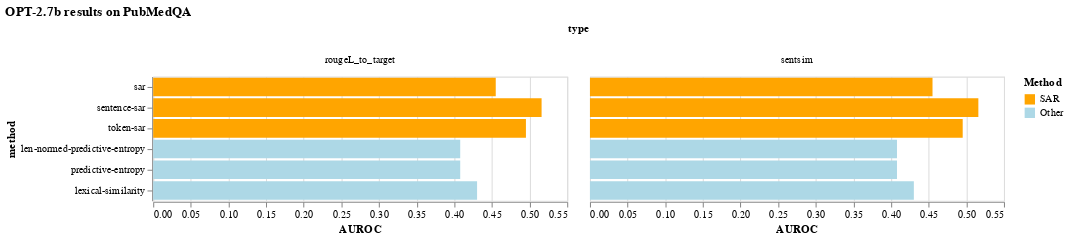

Notebook cell for this chart:
### Markdown cell above
#### OPT

### Code cell
txt_to_csv("opt")
opt_df = pd.read_csv("uncertainty_estimation_results_opt.csv")
opt_df["Method"] = ["SAR" if "sar" in method else "Other" for method in opt_df["method"]]
opt_df.head()

alt.Chart(opt_df, title="OPT-2.7b results on PubMedQA").mark_bar().encode(
    alt.Column("type"),
    alt.Y("method", sort=None),
    alt.X("AUROC"),
    color=alt.Color("Method", scale=alt.Scale(domain=("SAR", "Other"), range=["orange", "lightblue"]))
)

### Figure 1 — Vega-Lite specification as saved in the notebook (floating-point values rounded to 4 significant figures)
{"config": {"view": {"continuousWidth": 400, "continuousHeight": 300}}, "data": {"name": "data-b5821549f187909599a719aa1eebc5b4"}, "mark": "bar", "encoding": {"color": {"field": "Method", "scale": {"domain": ["SAR", "Other"], "range": ["orange", "lightblue"]}, "type": "nominal"}, "column": {"field": "type", "type": "nominal"}, "x": {"field": "AUROC", "type": "quantitative"}, "y": {"field": "method", "sort": null, "type": "nominal"}}, "title": "OPT-2.7b results on PubMedQA", "$schema": "https://vega.github.io/schema/vega-lite/v4.17.0.json", "datasets": {"data-b5821549f187909599a719aa1eebc5b4": [{"accuracy": 0.48, "method": "sar", "type": "rougeL_to_target", "threshold": 0.5, "AUROC": 0.4551, "Method": "SAR"}, {"accuracy": 0.48, "method": "sar", "type": "sentsim", "threshold": 0.5, "AUROC": 0.4551, "Method": "SAR"}, {"accuracy": 0.48, "method": "sentence-sar", "type": "rougeL_to_target", "threshold": 0.5, "AUROC": 0.516, "Method": "SAR"}, {"accuracy": 0.48, "method": "sentence-sar", "type": "sentsim", "threshold": 0.5, "AUROC": 0.516, "Method": "SAR"}, {"accuracy": 0.48, "method": "token-sar", "type": "rougeL_to_target", "threshold": 0.5, "AUROC": 0.4952, "Method": "SAR"}, {"accuracy": 0.48, "method": "token-sar", "type": "sentsim", "threshold": 0.5, "AUROC": 0.4952, "Method": "SAR"}, {"accuracy": 0.48, "method": "len-normed-predictive-entropy", "type": "rougeL_to_target", "threshold": 0.5, "AUROC": 0.4079, "Method": "Other"}, {"accuracy": 0.48, "method": "len-normed-predictive-entropy", "type": "sentsim", "threshold": 0.5, "AUROC": 0.4079, "Method": "Other"}, {"accuracy": 0.48, "method": "predictive-entropy", "type": "rougeL_to_target", "threshold": 0.5, "AUROC": 0.4079, "Method": "Other"}, {"accuracy": 0.48, "method": "predictive-entropy", "type": "sentsim", "threshold": 0.5, "AUROC": 0.4079, "Method": "Other"}, {"accuracy": 0.48, "method": "lexical-similarity", "type": "rougeL_to_target", "threshold": 0.5, "AUROC": 0.4303, "Method": "Other"}, {"accuracy": 0.48, "method": "lexical-similarity", "type": "sentsim", "threshold": 0.5, "AUROC": 0.4303, "Method": "Other"}]}}
